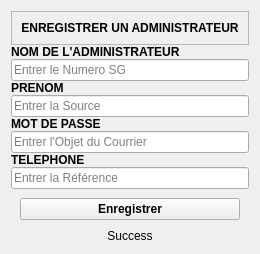
                  <widget class="QCustomSlideMenu" name="page_11">
                   <layout class="QVBoxLayout" name="verticalLayout_66">
                    <item>
                     <widget class="QWidget" name="widget_8" native="true">
                      <layout class="QVBoxLayout" name="verticalLayout_56">
                       <property name="spacing">
                        <number>0</number>
                       </property>
                       <property name="leftMargin">
                        <number>0</number>
                       </property>
                       <property name="topMargin">
                        <number>0</number>
                       </property>
                       <property name="rightMargin">
                        <number>0</number>
                       </property>
                       <property name="bottomMargin">
                        <number>0</number>
                       </property>
                       <item>
                        <widget class="QCustomSlideMenu" name="PopopSubFormular2_6" native="true">
                         <layout class="QVBoxLayout" name="verticalLayout_57">
                          <property name="spacing">
                           <number>0</number>
                          </property>
                          <property name="leftMargin">
                           <number>0</number>
                          </property>
                          <property name="topMargin">
                           <number>0</number>
                          </property>
                          <property name="rightMargin">
                           <number>0</number>
                          </property>
                          <property name="bottomMargin">
                           <number>0</number>
                          </property>
                          <item alignment="Qt::AlignTop">
                           <widget class="QFrame" name="frame_13">
                            <property name="frameShape">
                             <enum>QFrame::StyledPanel</enum>
                            </property>
                            <property name="frameShadow">
                             <enum>QFrame::Raised</enum>
                            </property>
                            <layout class="QHBoxLayout" name="horizontalLayout_56">
                             <item alignment="Qt::AlignLeft|Qt::AlignTop">
                              <widget class="QLabel" name="label_42">
                               <property name="sizePolicy">
                                <sizepolicy hsizetype="Expanding" vsizetype="Preferred">
                                 <horstretch>0</horstretch>
                                 <verstretch>0</verstretch>
                                </sizepolicy>
                               </property>
                               <property name="font">
                                <font>
                                 <weight>75</weight>
                                 <bold>true</bold>
                                </font>
                               </property>
                               <property name="text">
                                <string>ENREGISTRER UN ADMINISTRATEUR</string>
                               </property>
                               <property name="alignment">
                                <set>Qt::AlignCenter</set>
                               </property>
                              </widget>
                             </item>
                            </layout>
                           </widget>
                          </item>
                          <item>
                           <widget class="QWidget" name="widget_68" native="true">
                            <property name="sizePolicy">
                             <sizepolicy hsizetype="Preferred" vsizetype="Expanding">
                              <horstretch>0</horstretch>
                              <verstretch>0</verstretch>
                             </sizepolicy>
                            </property>
                            <layout class="QVBoxLayout" name="verticalLayout_59">
                             <property name="spacing">
                              <number>0</number>
                             </property>
                             <property name="leftMargin">
                              <number>0</number>
                             </property>
                             <property name="topMargin">
                              <number>0</number>
                             </property>
                             <property name="rightMargin">
                              <number>0</number>
                             </property>
                             <property name="bottomMargin">
                              <number>0</number>
                             </property>
                             <item>
                              <widget class="QWidget" name="widget_69" native="true">
                               <layout class="QVBoxLayout" name="verticalLayout_60">
                                <property name="spacing">
                                 <number>0</number>
                                </property>
                                <property name="leftMargin">
                                 <number>0</number>
                                </property>
                                <property name="topMargin">
                                 <number>0</number>
                                </property>
                                <property name="rightMargin">
                                 <number>0</number>
                                </property>
                                <property name="bottomMargin">
                                 <number>0</number>
                                </property>
                                <item>
                                 <widget class="QLabel" name="label_43">
                                  <property name="font">
                                   <font>
                                    <weight>75</weight>
                                    <bold>true</bold>
                                   </font>
                                  </property>
                                  <property name="text">
                                   <string>NOM DE L'ADMINISTRATEUR</string>
                                  </property>
                                  <property name="alignment">
                                   <set>Qt::AlignLeading|Qt::AlignLeft|Qt::AlignVCenter</set>
                                  </property>
                                 </widget>
                                </item>
                                <item>
                                 <widget class="QLineEdit" name="lineEdit_38">
                                  <property name="placeholderText">
                                   <string>Entrer le Numero SG</string>
                                  </property>
                                 </widget>
                                </item>
                               </layout>
                              </widget>
                             </item>
                             <item>
                              <widget class="QWidget" name="widget_71" native="true">
                               <layout class="QVBoxLayout" name="verticalLayout_61">
                                <property name="spacing">
                                 <number>0</number>
                                </property>
                                <property name="leftMargin">
                                 <number>0</number>
                                </property>
                                <property name="topMargin">
                                 <number>0</number>
                                </property>
                                <property name="rightMargin">
                                 <number>0</number>
                                </property>
                                <property name="bottomMargin">
                                 <number>0</number>
                                </property>
                                <item>
                                 <widget class="QLabel" name="label_44">
                                  <property name="font">
                                   <font>
                                    <weight>75</weight>
                                    <bold>true</bold>
                                   </font>
                                  </property>
                                  <property name="text">
                                   <string>PRENOM</string>
                                  </property>
                                 </widget>
                                </item>
                                <item>
                                 <widget class="QLineEdit" name="lineEdit_39">
                                  <property name="placeholderText">
                                   <string>Entrer la Source</string>
                                  </property>
                                 </widget>
                                </item>
                               </layout>
                              </widget>
                             </item>
                             <item>
                              <widget class="QWidget" name="widget_72" native="true">
                               <layout class="QVBoxLayout" name="verticalLayout_62">
                                <property name="spacing">
                                 <number>0</number>
                                </property>
                                <property name="leftMargin">
                                 <number>0</number>
                                </property>
                                <property name="topMargin">
                                 <number>0</number>
                                </property>
                                <property name="rightMargin">
                                 <number>0</number>
                                </property>
                                <property name="bottomMargin">
                                 <number>0</number>
                                </property>
                                <item>
                                 <widget class="QLabel" name="label_45">
                                  <property name="font">
                                   <font>
                                    <weight>75</weight>
                                    <bold>true</bold>
                                   </font>
                                  </property>
                                  <property name="text">
                                   <string>MOT DE PASSE</string>
                                  </property>
                                 </widget>
                                </item>
                                <item>
                                 <widget class="QLineEdit" name="lineEdit_40">
                                  <property name="placeholderText">
                                   <string>Entrer l'Objet du Courrier</string>
                                  </property>
                                 </widget>
                                </item>
                               </layout>
                              </widget>
                             </item>
                             <item>
                              <widget class="QWidget" name="widget_73" native="true">
                               <layout class="QVBoxLayout" name="verticalLayout_63">
                                <property name="spacing">
                                 <number>0</number>
                                </property>
                                <property name="leftMargin">
                                 <number>0</number>
                                </property>
                                <property name="topMargin">
                                 <number>0</number>
                                </property>
                                <property name="rightMargin">
                                 <number>0</number>
                                </property>
                                <property name="bottomMargin">
                                 <number>0</number>
                                </property>
                                <item>
                                 <widget class="QLabel" name="label_46">
                                  <property name="font">
                                   <font>
                                    <weight>75</weight>
                                    <bold>true</bold>
                                   </font>
                                  </property>
                                  <property name="text">
                                   <string>TELEPHONE</string>
                                  </property>
                                 </widget>
                                </item>
                                <item>
                                 <widget class="QLineEdit" name="lineEdit_41">
                                  <property name="placeholderText">
                                   <string>Entrer la Référence</string>
                                  </property>
                                 </widget>
                                </item>
                               </layout>
                              </widget>
                             </item>
                             <item>
                              <widget class="QWidget" name="widget_76" native="true">
                               <layout class="QHBoxLayout" name="horizontalLayout_60">
                                <item>
                                 <widget class="QPushButton" name="ValidateRTVSBtn_3">
                                  <property name="font">
                                   <font>
                                    <weight>75</weight>
                                    <bold>true</bold>
                                   </font>
                                  </property>
                                  <property name="text">
                                   <string>Enregistrer</string>
                                  </property>
                                  <property name="icon">
                                   <iconset resource="../Utilisateur/resources.qrc">
                                    <normaloff>:/icons/icons/save.svg</normaloff>:/icons/icons/save.svg</iconset>
                                  </property>
                                  <property name="iconSize">
                                   <size>
                                    <width>24</width>
                                    <height>24</height>
                                   </size>
                                  </property>
                                 </widget>
                                </item>
                               </layout>
                              </widget>
                             </item>
                            </layout>
                           </widget>
                          </item>
                          <item>
                           <widget class="QLabel" name="label_11">
                            <property name="text">
                             <string>Success</string>
                            </property>
                            <property name="alignment">
                             <set>Qt::AlignCenter</set>
                            </property>
                           </widget>
                          </item>
                         </layout>
                        </widget>
                       </item>
                      </layout>
                     </widget>
                    </item>
                   </layout>
                  </widget>
